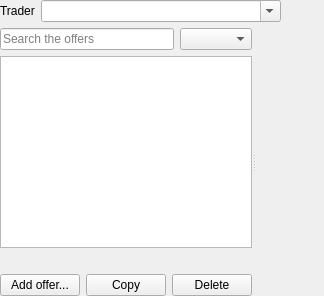
<?xml version="1.0" encoding="UTF-8"?>
<ui version="4.0">
 <class>AssortForm</class>
 <widget class="QWidget" name="AssortForm">
  <layout class="QVBoxLayout" name="outerLayout" stretch="0,1">
   <property name="leftMargin">
    <number>0</number>
   </property>
   <property name="topMargin">
    <number>0</number>
   </property>
   <property name="rightMargin">
    <number>0</number>
   </property>
   <property name="bottomMargin">
    <number>0</number>
   </property>
   <item>
    <layout class="QHBoxLayout" name="topRow">
     <item>
      <widget class="QLabel" name="traderLabel">
       <property name="text">
        <string>Trader</string>
       </property>
      </widget>
     </item>
     <item>
      <widget class="QComboBox" name="trader">
       <property name="minimumSize">
        <size>
         <width>240</width>
         <height>0</height>
        </size>
       </property>
       <property name="toolTip">
        <string>The trader this assort is for. Needed to add quest unlocks. You can paste a trader id.</string>
       </property>
       <property name="editable">
        <bool>true</bool>
       </property>
       <property name="insertPolicy">
        <enum>QComboBox::NoInsert</enum>
       </property>
      </widget>
     </item>
     <item>
      <spacer name="topSpacer">
       <property name="orientation">
        <enum>Qt::Horizontal</enum>
       </property>
       <property name="sizeHint" stdset="0">
        <size>
         <width>40</width>
         <height>20</height>
        </size>
       </property>
      </spacer>
     </item>
    </layout>
   </item>
   <item>
    <widget class="QSplitter" name="splitter">
     <property name="orientation">
      <enum>Qt::Horizontal</enum>
     </property>
     <widget class="QWidget" name="leftPane">
      <layout class="QVBoxLayout" name="leftLayout" stretch="0,1,0,0">
       <property name="leftMargin">
        <number>0</number>
       </property>
       <property name="topMargin">
        <number>0</number>
       </property>
       <property name="rightMargin">
        <number>0</number>
       </property>
       <property name="bottomMargin">
        <number>0</number>
       </property>
       <item>
        <layout class="QHBoxLayout" name="searchRow" stretch="1,0">
         <item>
          <widget class="QLineEdit" name="search">
           <property name="placeholderText">
            <string>Search the offers</string>
           </property>
          </widget>
         </item>
         <item>
          <widget class="QComboBox" name="levelFilter">
           <property name="toolTip">
            <string>Show only the offers that unlock at this trader level.</string>
           </property>
          </widget>
         </item>
        </layout>
       </item>
       <item>
        <widget class="QListWidget" name="list"/>
       </item>
       <item>
        <widget class="QLabel" name="note">
         <property name="styleSheet">
          <string notr="true">color: #808080;</string>
         </property>
         <property name="text">
          <string/>
         </property>
        </widget>
       </item>
       <item>
        <layout class="QHBoxLayout" name="buttonRow">
         <item>
          <widget class="QPushButton" name="addButton">
           <property name="text">
            <string>Add offer...</string>
           </property>
          </widget>
         </item>
         <item>
          <widget class="QPushButton" name="copyButton">
           <property name="text">
            <string>Copy</string>
           </property>
          </widget>
         </item>
         <item>
          <widget class="QPushButton" name="deleteButton">
           <property name="text">
            <string>Delete</string>
           </property>
          </widget>
         </item>
        </layout>
       </item>
      </layout>
     </widget>
     <widget class="QScrollArea" name="rightScroll">
      <property name="frameShape">
       <enum>QFrame::NoFrame</enum>
      </property>
      <property name="widgetResizable">
       <bool>true</bool>
      </property>
       <widget class="QWidget" name="right">
        <layout class="QVBoxLayout" name="right_layout">
         <property name="leftMargin">
          <number>9</number>
         </property>
         <property name="topMargin">
          <number>9</number>
         </property>
         <property name="rightMargin">
          <number>9</number>
         </property>
         <property name="bottomMargin">
          <number>9</number>
         </property>
        </layout>
       </widget>
     </widget>
    </widget>
   </item>
  </layout>
 </widget>
 <tabstops>
  <tabstop>search</tabstop>
  <tabstop>levelFilter</tabstop>
  <tabstop>list</tabstop>
  <tabstop>addButton</tabstop>
  <tabstop>copyButton</tabstop>
  <tabstop>deleteButton</tabstop>
  <tabstop>trader</tabstop>
 </tabstops>
 <resources/>
 <connections/>
</ui>
